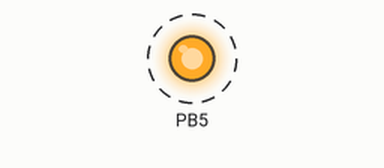
A program run on a simulated ATmega328P, built with avr-gcc and emulated at 16 MHz. On the bench: output pins drawn as LEDs (lit = HIGH). Dashed ring = blinking.

Above: at 0.5 s.
Timing chart, 0 to 4.7 s (numbered marks = the images above):
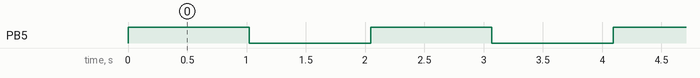

The program:

main.c
```c
/*
 * DELAY_TIMER_0_FIRST_PRG_NORMAL.c
 *
 * Created: 17-09-2025 20:47:26
 * Author : MinnuDiary
 */

#define F_CPU 16000000
#include <avr/io.h>

void delay(void)
{
	unsigned int i;
	unsigned int count=62500; //frequency =16MHz T=1/16MHz

	for(i=0;i<count;i++)
	{
		TCNT0=0;			 //INITIAL VALUE=0 FOR NORMAL MODE
		TCCR0A=0;			//CONTROLLER SET TO 0
		TCCR0B|=(1<<CS00); //NO PRESCALAR
		TIFR0|=(1<<TOV0); //RESET TO ZERO BY WRITING 1 TO TOV0
		while(!(TIFR0 & (1<<TOV0)));
	}

}

int main(void)
{
    DDRB|=(1<<DDB5); // output
    while (1)
    {
		PORTB^=(1<<PORTB5); //On OFF
		delay();

    }
}
```

Measured:
- by itself, PB5: alternates HIGH for 1.0 s and LOW for 1.0 s
